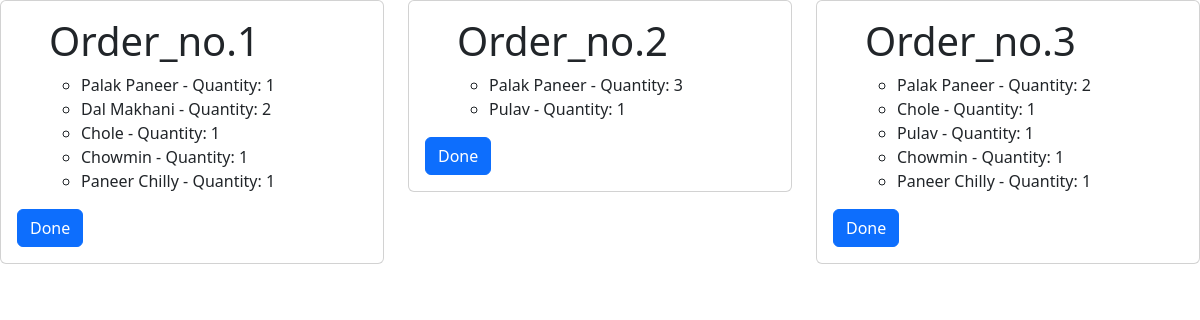
Before: /kitchen/ with the older database file.
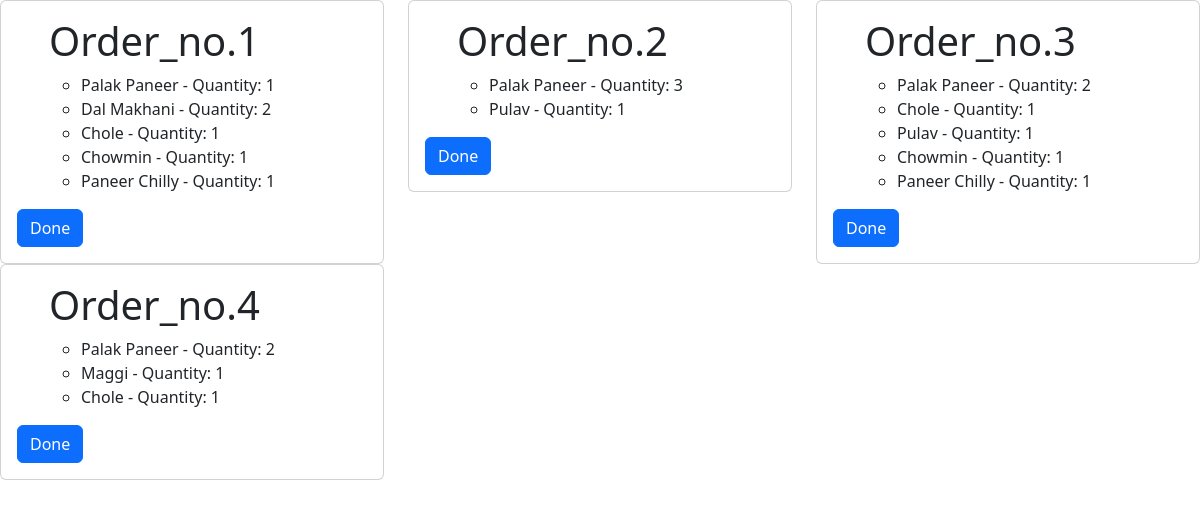
After: the same page with the newer database file.
### menu/models.py (models this page shows, shortened)
class Order(models.Model):
    items=models.ManyToManyField(Menu,through='OrderItems')
    service_id=models.ForeignKey(Customer,on_delete=models.CASCADE)
    order_no=models.CharField(max_length=20,unique=True)

class OrderItems(models.Model):
    order = models.ForeignKey(Order, on_delete=models.CASCADE)
    item = models.ForeignKey(Menu, on_delete=models.CASCADE)
    quantity = models.PositiveIntegerField(default=0)

class Menu(models.Model):
    category=models.ForeignKey(Category,on_delete=models.CASCADE)
    item=models.CharField(unique=True,max_length=25)
    item_desc=models.CharField(max_length=120)
    price=models.FloatField()

### menu/views.py (the view)
# urls.py: path('kitchen/',kitchen,name='kitchen'),
def kitchen(request):
    orders=Order.objects.all()# to get the items and its quantity to get it prepared in kitchen.
    return render(request,'kitchen.html',{'orders':orders,})

### templates/kitchen.html (shortened to what this page needs)
<!DOCTYPE html>
<html lang="en">
<head>
    <link href="https://cdn.jsdelivr.net/npm/bootstrap@5.3.1/dist/css/bootstrap.min.css" rel="stylesheet">
</head>
<body >
    <div class="row">
    {% for ord in orders %}
    <div class="col-4" >
        <div class="card">
          <div class="card-body">
        <ul >
    <h1>Order_no.{{ord.order_no}}</h1>
    {% for order_item in ord.orderitems_set.all %}
    <ul>
                    <li >
                    {{ order_item.item.item }} - Quantity: {{ order_item.quantity }}
                    </li></ul>
                    {% endfor %}
                 </ul>
                 <button type="button" class="btn btn-primary">Done</button>
            </div></div></div>{%endfor%}
        </div>
</body>
</html>

Changed rows visible on the page:
added Order: order_no "4"
added OrderItems: item.item "Palak Paneer", quantity "2", shown under "4"
added OrderItems: item.item "Maggi", quantity "1", shown under "4"
added OrderItems: item.item "Chole", quantity "1", shown under "4"
